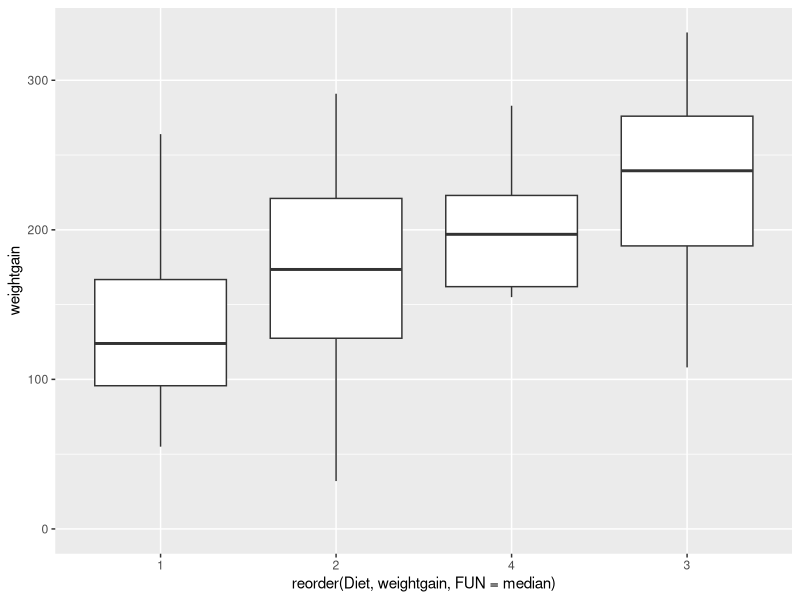

The R source for this figure:
## ---- chunk 1
library(datasets)
library(dplyr)
library(ggplot2)
?ChickWeight
## ---- chunk 2
weight0 <- ChickWeight %>%
  group_by(Diet) %>%
  summarize(avg = mean(weight), sd= sd(weight))
  

print(weight0)
## ---- chunk 3
complete <- ChickWeight %>%
  group_by(Chick) %>%
  mutate(num_measurements=n()) %>%
  filter(num_measurements == 12)

# complete <- ungroup(complete) ...based off of piazza i don't think we need to ungroup here 
print(head(complete,3))

## ---- chunk 4

complete <- ungroup(complete)
foo <- complete %>%
  group_by(Chick) %>%
  mutate(weightgain = weight - weight[Time == 0.0])

print(head(foo, 3))

## ---- chunk 5

foo2 <- foo %>% filter(Time == 21)

p <- ggplot(foo2, aes(x=reorder(Diet, weightgain, FUN = median), y=weightgain)) + geom_boxplot() + expand_limits(y=0)

print(p) 
